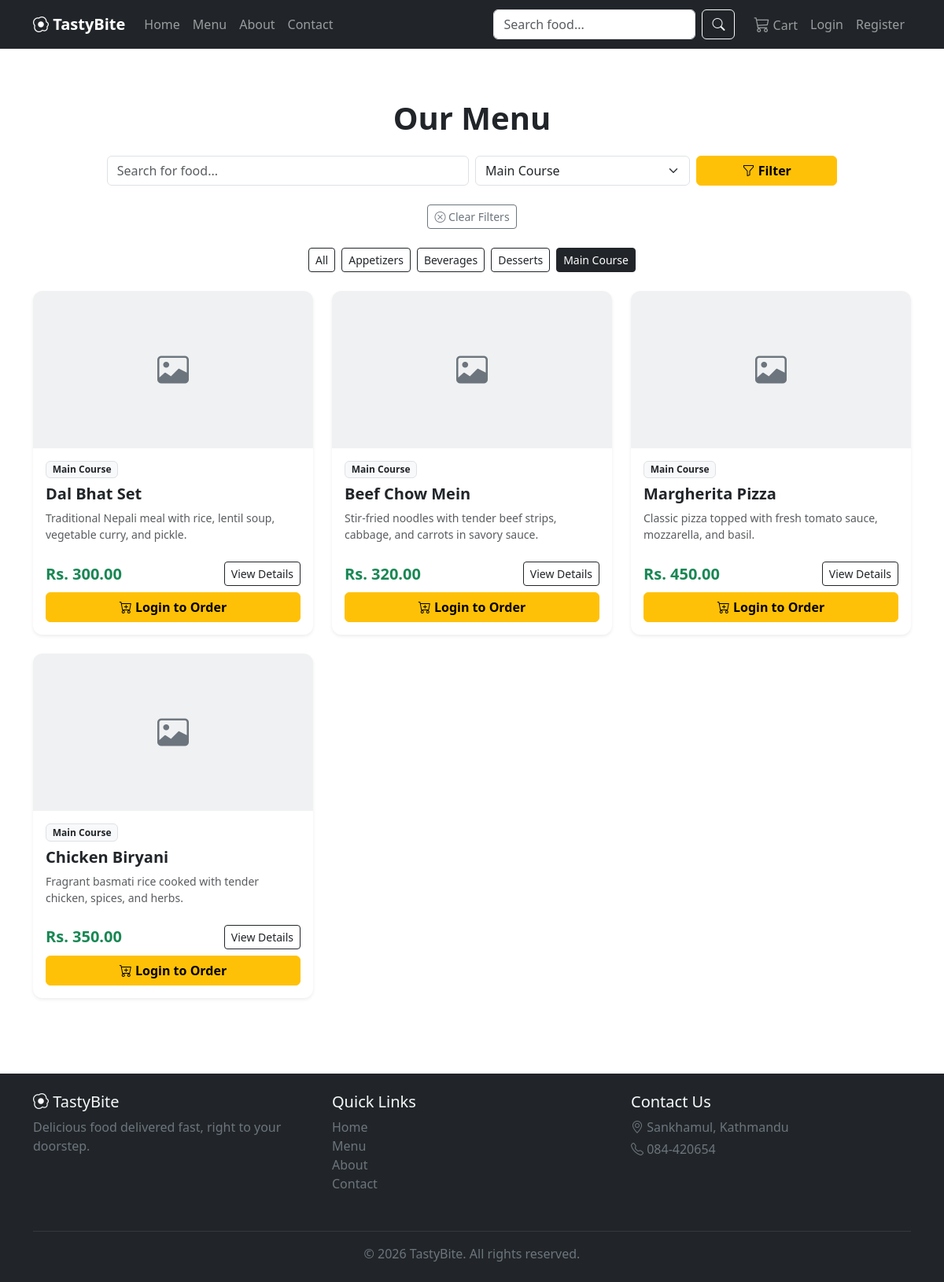
The page /menu/?category=main-course on the database as committed earlier.
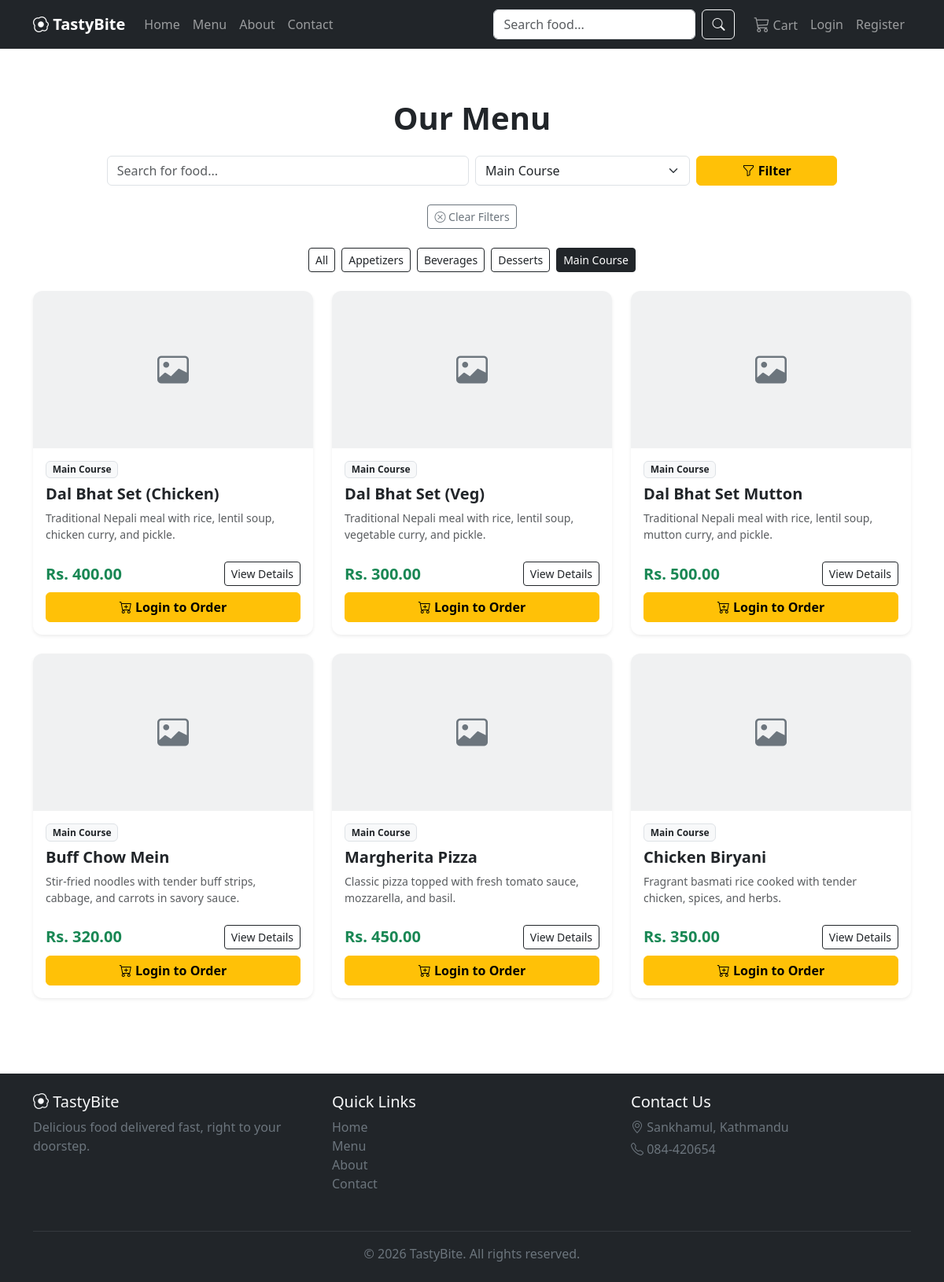
The same page on the database as committed later.
### menu/models.py (models this page shows, shortened)
class Category(models.Model):
    name = models.CharField(max_length=100, unique=True)
    slug = models.SlugField(max_length=120, unique=True, help_text="Used in URLs, e.g. 'main-course'")
    description = models.TextField(blank=True)
    image = models.ImageField(upload_to='categories/', blank=True, null=True)
    class Meta:
        verbose_name_plural = "Categories"
        ordering = ['name']

class FoodItem(models.Model):
    category = models.ForeignKey(
        Category,
        on_delete=models.CASCADE,
        related_name='food_items'
    )
    name = models.CharField(max_length=150)
    slug = models.SlugField(max_length=170, unique=True, help_text="Used in URLs")
    description = models.TextField(blank=True)
    price = models.DecimalField(max_digits=8, decimal_places=2, help_text="Price in NPR")
    image = models.ImageField(upload_to='food_items/', blank=True, null=True)
    is_available = models.BooleanField(default=True, help_text="Uncheck to hide this item from the menu")
    is_featured = models.BooleanField(default=False, help_text="Show this item on the homepage")
    created_at = models.DateTimeField(auto_now_add=True)
    updated_at = models.DateTimeField(auto_now=True)
    class Meta:
        ordering = ['-created_at']
    def get_absolute_url(self):
        return reverse('food_detail', kwargs={'slug': self.slug})

### menu/views.py (the view)
# urls.py: path('menu/', views.menu_list, name='menu_list'),
def menu_list(request):
    items = FoodItem.objects.filter(is_available=True)
    categories = Category.objects.all()
    query = request.GET.get('q')
    if query:
        items = items.filter(
            Q(name__icontains=query) | Q(description__icontains=query)
        )
    selected_category = request.GET.get('category')
    if selected_category:
        items = items.filter(category__slug=selected_category)
    context = {
        'items': items,
        'categories': categories,
        'query': query or '',
        'selected_category': selected_category or '',
    }
    return render(request, 'menu/menu_list.html', context)

### cart/context_processors.py (called while the page is built)
def cart_item_count(request):
    if request.user.is_authenticated:
        cart = Cart.objects.filter(user=request.user).first()
        if cart:
            return {'cart_item_count': cart.total_items}
    return {'cart_item_count': 0}

### menu/templates/menu/menu_list.html (shortened to what the changed rows need)
{% extends 'base.html' %}
{% load static %}
{% block content %}
<div class="container my-5">
    <h1 class="fw-bold mb-4 text-center">Our Menu</h1>
    <div class="d-flex flex-wrap justify-content-center gap-2 mb-4">
        <a href="{% url 'menu_list' %}"
           class="btn btn-sm {% if not selected_category %}btn-dark{% else %}btn-outline-dark{% endif %}">
            All
        </a>
        {% for category in categories %}
        <a href="{% url 'menu_list' %}?category={{ category.slug }}"
           class="btn btn-sm {% if category.slug == selected_category %}btn-dark{% else %}btn-outline-dark{% endif %}">
            {{ category.name }}
        </a>
        {% endfor %}
    </div>
    <div class="row g-4">
        {% for item in items %}
        <div class="col-sm-6 col-lg-4">
            <div class="card food-card h-100 shadow-sm">
                {% if item.image %}
                    <img src="{{ item.image.url }}" class="card-img-top food-img" alt="{{ item.name }}">
                {% else %}
                    <div class="food-img d-flex align-items-center justify-content-center bg-secondary bg-opacity-10">
                        <i class="bi bi-image fs-1 text-secondary"></i>
                    </div>
                {% endif %}
                <div class="card-body d-flex flex-column">
                    <span class="badge bg-light text-dark border mb-2 align-self-start">
                        {{ item.category.name }}
                    </span>
                    <h5 class="card-title fw-bold">{{ item.name }}</h5>
                    <p class="card-text text-muted small flex-grow-1">
                        {{ item.description|truncatewords:12 }}
                    </p>
                    <div class="d-flex justify-content-between align-items-center mt-2">
                        <span class="fw-bold text-success fs-5">Rs. {{ item.price }}</span>
                        <a href="{{ item.get_absolute_url }}" class="btn btn-outline-dark btn-sm">
                            View Details
                        </a>
                    </div>
                    {% if user.is_authenticated %}
                        <div class="d-flex gap-2 mt-2">
                            <form method="POST" action="{% url 'add_to_cart' item.id %}" class="flex-grow-1">
                                {% csrf_token %}
                                <button type="submit" class="btn btn-outline-dark w-100 fw-semibold">
                                    <i class="bi bi-cart-plus"></i> Add
                                </button>
                            </form>
                            <form method="POST" action="{% url 'buy_now' item.id %}" class="flex-grow-1">
                                {% csrf_token %}
                                <button type="submit" class="btn btn-warning w-100 fw-semibold">
                                    <i class="bi bi-lightning-charge"></i> Order Now
                                </button>
                            </form>
                        </div>
                        {% else %}
                    <a href="{% url 'login' %}" class="btn btn-warning w-100 fw-semibold mt-2">
                        <i class="bi bi-cart-plus"></i> Login to Order
                    </a>
                    {% endif %}
                </div>
            </div>
        </div>
        {% endfor %}
    </div>
</div>
{% endblock %}

Rows that differ between the two databases and show on the page:
changed FoodItem: name "Dal Bhat Set" → "Dal Bhat Set (Chicken)"; description "Traditional Nepali meal with rice, lentil soup, vegetable curry, and pickle." → "Traditional Nepali meal with rice, lentil soup, chicken curry, and pickle."; price "300.00" → "400.00"
now on this page (row edited): FoodItem: category.name "Main Course", name "Dal Bhat Set (Veg)", description "Traditional Nepali meal with rice, lentil soup, vegetable curry, and pickle.", price "300.00"
now on this page (row edited): FoodItem: category.name "Main Course", name "Dal Bhat Set Mutton", description "Traditional Nepali meal with rice, lentil soup, mutton curry, and pickle.", price "500.00"
changed FoodItem: name "Beef Chow Mein" → "Buff Chow Mein"; description "Stir-fried noodles with tender beef strips, cabbage, and carrots in savory sauce." → "Stir-fried noodles with tender buff strips, cabbage, and carrots in savory sauce."
